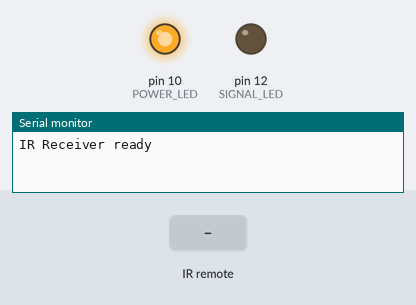
A program run on a simulated Arduino Uno, built with avr-gcc and run on an emulated ATmega328P. Shown: output pins drawn as LEDs (lit = HIGH), the last lines printed to the serial monitor. Inputs (shaded band) come from the test bench.

Above: at 1.2 s.
1.3 s: infrared code 0x5A received
At 2.1 s:
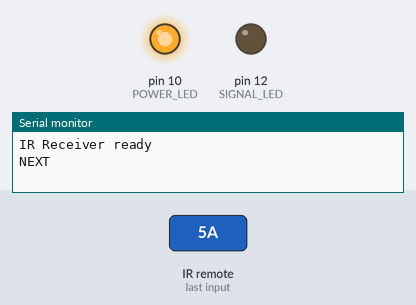
2.9 s: infrared code 0x08 received
At 3.3 s:
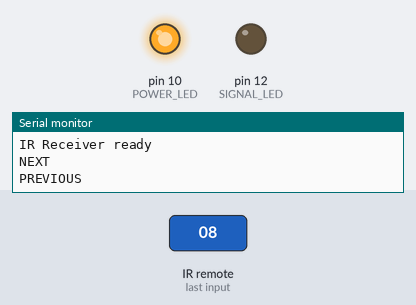
4.4 s: infrared code 0x45 received
At 5.7 s:
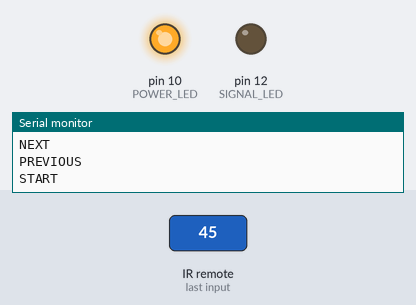
Timing chart, 0 to 7.4 s (numbered marks = the images above; inputs shaded):
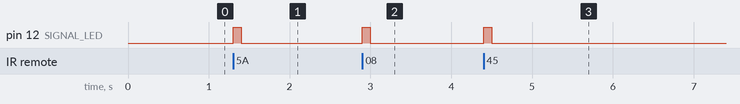

The program:

main.cpp
```cpp
#include <Arduino.h>
#include <IRremote.h>

#define IR_PIN 3
#define POWER_LED 10
#define SIGNAL_LED 12

unsigned long signalLedTimer = 0;
const unsigned long signalLedDuration = 100; // LED blink duration

void setup() {
  pinMode(POWER_LED, OUTPUT); // Green (POWER MODE)
  pinMode(SIGNAL_LED, OUTPUT); // Blue (SIGNAL LIGHT)

  digitalWrite(POWER_LED, HIGH); // POWER ON

  Serial.begin(9600);
  IrReceiver.begin(IR_PIN, ENABLE_LED_FEEDBACK);
  Serial.println("IR Receiver ready");
}

void loop() {
  if (IrReceiver.decode()) {
    uint8_t cmd = IrReceiver.decodedIRData.command;
    uint8_t flags = IrReceiver.decodedIRData.flags;

    // Only process if it's NOT a repeat and command is valid
    if (cmd != 0 && !(flags & IRDATA_FLAGS_IS_REPEAT)) {
      switch(cmd) {
        case 0x5A: Serial.println("NEXT"); break;
        case 0x08: Serial.println("PREVIOUS"); break;
        case 0x45: Serial.println("START"); break;
        case 0x46: Serial.println("END"); break;
        case 0x47: Serial.println("BLACK"); break;
        case 0x44: Serial.println("WHITE"); break;
        case 0x18: Serial.println("UP"); break;
        case 0x52: Serial.println("DOWN"); break;
        case 0x1C: Serial.println("APP"); break;
        case 0x19: Serial.println("PAUSE"); break;
        case 0x16: Serial.println("EXIT"); break;
        case 0x0D: Serial.println("TASK"); break;
        default: Serial.println("UNKNOWN"); break;
      }

      // Blink signal LED
      digitalWrite(SIGNAL_LED, HIGH);
      signalLedTimer = millis();
    }

    IrReceiver.resume(); // Ready for next signal
  }

  // Turn off LED after duration
  if (digitalRead(SIGNAL_LED) == HIGH && millis() - signalLedTimer >= signalLedDuration) {
    digitalWrite(SIGNAL_LED, LOW);
  }
}
```

Measured:
- after the input at 1.3 s, pin 12 (SIGNAL_LED): LOW → HIGH at once, → LOW 0.10 s later
- after the input at 2.9 s, pin 12 (SIGNAL_LED): LOW → HIGH at once, → LOW 0.10 s later
- after the input at 4.4 s, pin 12 (SIGNAL_LED): LOW → HIGH at once, → LOW 0.10 s later
